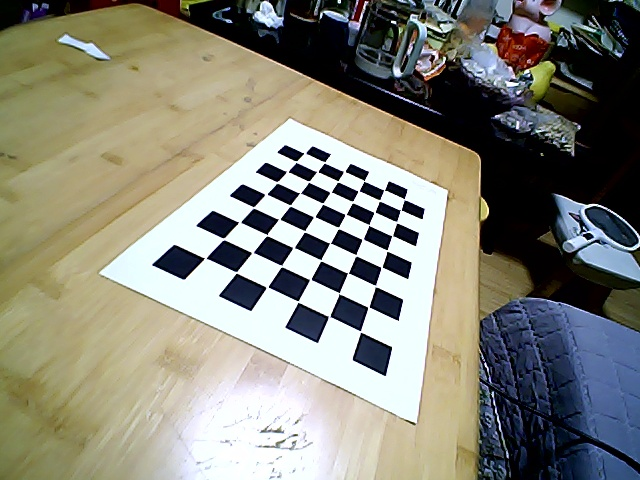
#> input picture camera_calibration_pictures/calib_001.jpg, 640 x 480 px; its folder holds 4 pictures in this run
$ python do_calibration.py
#> lines starting #> are read from the running program, lines starting #| are printed output that depends on the picture
#!/usr/bin/env python3
# -*- coding: utf-8 -*-

import cv2
import numpy as np
import glob
import os

# ==================== 配置参数 ====================
# 棋盘格内部角点数量
CHESSBOARD_SIZE = (9, 6)  # 9列6行内部角点

# 格子实际尺寸 (单位：米)
SQUARE_SIZE = 0.024  # 24mm = 0.024m

# 图片路径
IMAGE_PATH = './camera_calibration_pictures/*.jpg'

# 结果保存
CALIB_RESULT_PATH = './calibration_result/camera_calibration_result.npz'
# =================================================

# 设置亚像素角点参数
criteria = (cv2.TERM_CRITERIA_EPS + cv2.TERM_CRITERIA_MAX_ITER, 30, 0.001)

# 准备世界坐标点 (单位：米)
objp = np.zeros((CHESSBOARD_SIZE[0] * CHESSBOARD_SIZE[1], 3), np.float32)
objp[:, :2] = np.mgrid[0:CHESSBOARD_SIZE[0], 0:CHESSBOARD_SIZE[1]].T.reshape(-1, 2)
objp = objp * SQUARE_SIZE  # 现在单位是米

# 储存角点坐标
objpoints = []  # 世界坐标系3D点
imgpoints = []  # 图像坐标系2D点

# 加载图片
images = glob.glob(IMAGE_PATH)
print(f"找到 {len(images)} 张图片")

if len(images) == 0:
    print("错误：没有找到图片！请检查路径")
    exit()

# ==================== 找角点 ====================
success_count = 0
failed_images = []

for i, fname in enumerate(images):
    print(f"\r处理图片 {i+1}/{len(images)}，成功: {success_count}", end="", flush=True)

    img = cv2.imread(fname)
#> img is the input picture: shape (480, 640, 3); mean B, G, R 120.2, 132.4, 133.1
    if img is None:
        print(f"\n无法读取图片: {fname}")
        failed_images.append(fname)
        continue

    gray = cv2.cvtColor(img, cv2.COLOR_BGR2GRAY)
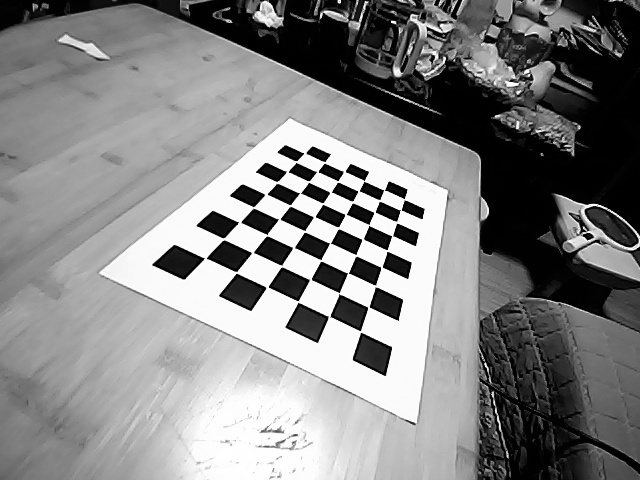
#> gray: shape (480, 640); min 0, max 255, mean 131.2

    # 找棋盘格角点
    ret, corners = cv2.findChessboardCorners(gray, CHESSBOARD_SIZE, None)
#> ret = True; corners = 54 rows, first 8: [205.5, 258], [224.1, 238.7], [239.5, 221.9], [253.6, 207.5], [265.5, 194.4], [276.9, 182.4], [287.8, 171.7], [296.1, 161.4]

    if ret:
        success_count += 1
        # 亚像素角点
        corners2 = cv2.cornerSubPix(gray, corners, (11,11), (-1,-1), criteria)
#> corners2 = 54 rows, first 8: [205.2, 258.2], [223.6, 238.9], [239.5, 222.2], [253.5, 207.4], [265.9, 194.2], [277.6, 182.3], [292.7, 164.8], [300.5, 158.2]

        objpoints.append(objp)
        imgpoints.append(corners2)
    else:
        failed_images.append(fname)
#> pass 2 of the loop `for i, fname in enumerate(images):`:
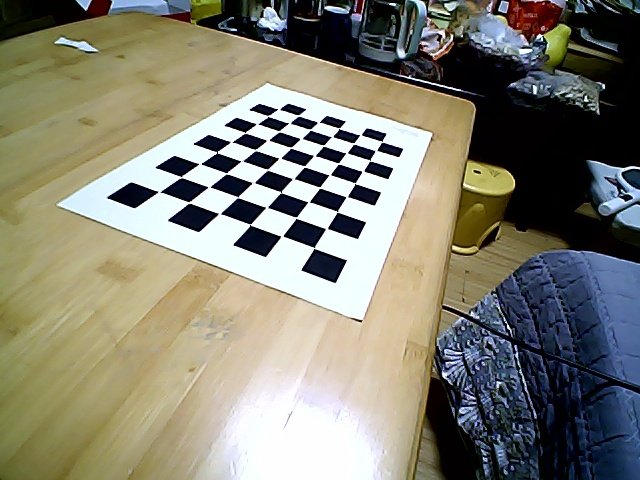
#> input picture camera_calibration_pictures/calib_002.jpg, 640 x 480 px
#> img is the input picture: shape (480, 640, 3); mean B, G, R 114.5, 128.8, 130.5
#> `gray = cv2.cvtColor(img, cv2.COLOR_BGR2GRAY)`:
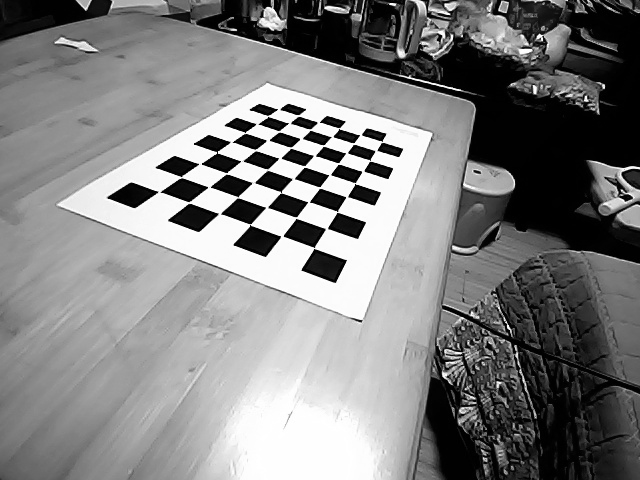
#> gray: shape (480, 640); min 0, max 255, mean 127.7
#> corners = 54 rows, first 8: [158.5, 191.7], [181.4, 177.5], [200.7, 163.6], [217, 152.3], [231, 142.2], [245.1, 132.7], [256.3, 124], [267.9, 115.8]
#> corners2 = 54 rows, first 8: [159.2, 191.7], [180.9, 176.9], [199.9, 163.7], [217, 152.2], [239.2, 136.3], [250.5, 129.1], [263.3, 119.1], [273.2, 113.3]
#> pass 3 of the loop `for i, fname in enumerate(images):`:
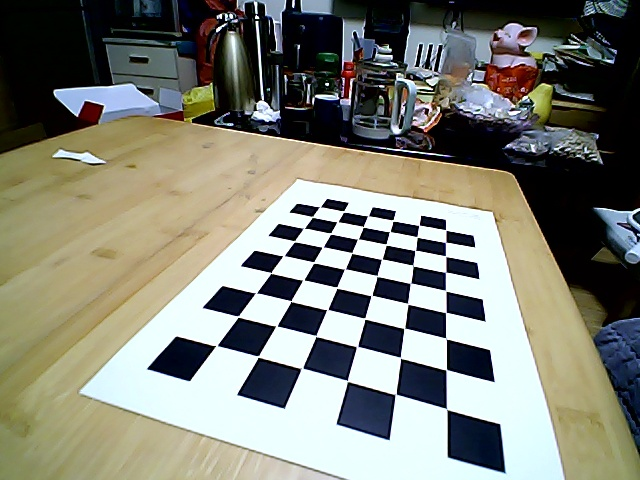
#> input picture camera_calibration_pictures/calib_003.jpg, 640 x 480 px
#> img is the input picture: shape (480, 640, 3); mean B, G, R 117, 127.6, 126.3
#> `gray = cv2.cvtColor(img, cv2.COLOR_BGR2GRAY)`:
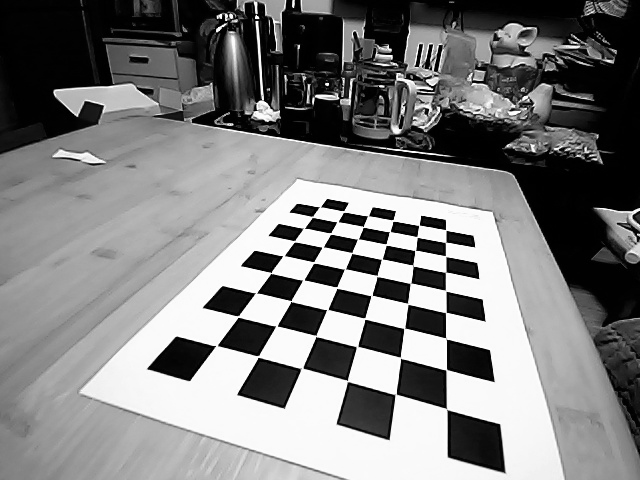
#> gray: shape (480, 640); min 0, max 255, mean 126
#> corners = 54 rows, first 8: [217, 345.4], [238.1, 316.5], [256.5, 292.7], [271.1, 273], [283.3, 255.7], [294.7, 241.3], [304, 228.4], [312.4, 216.9]
#> corners2 = 54 rows, first 8: [216.3, 345.7], [238.2, 316.6], [255.9, 292.8], [270.8, 272.9], [283.5, 255.8], [294.4, 241.3], [308.5, 221.6], [315.9, 212.5]
#> the loop made 4 passes; the first 3 are shown

print(f"\n成功检测到角点的图片: {success_count}/{len(images)}")

if len(failed_images) > 0:
    print(f"\n失败的图片 ({len(failed_images)} 张):")
    for f in failed_images[:5]:  # 只显示前5张
        print(f"  - {os.path.basename(f)}")
    if len(failed_images) > 5:
        print(f"  ... 还有 {len(failed_images)-5} 张")

if success_count < 5:
    print("错误：成功检测的图片太少，请重新拍照")
    print("可能原因：")
    print("  1. 棋盘格太远/太模糊")
    print("  2. 光照不均匀")
    print("  3. 棋盘格被遮挡")
    print("  4. 棋盘格规格不是9x6内部角点")
    exit()
#> (the program exits here)
